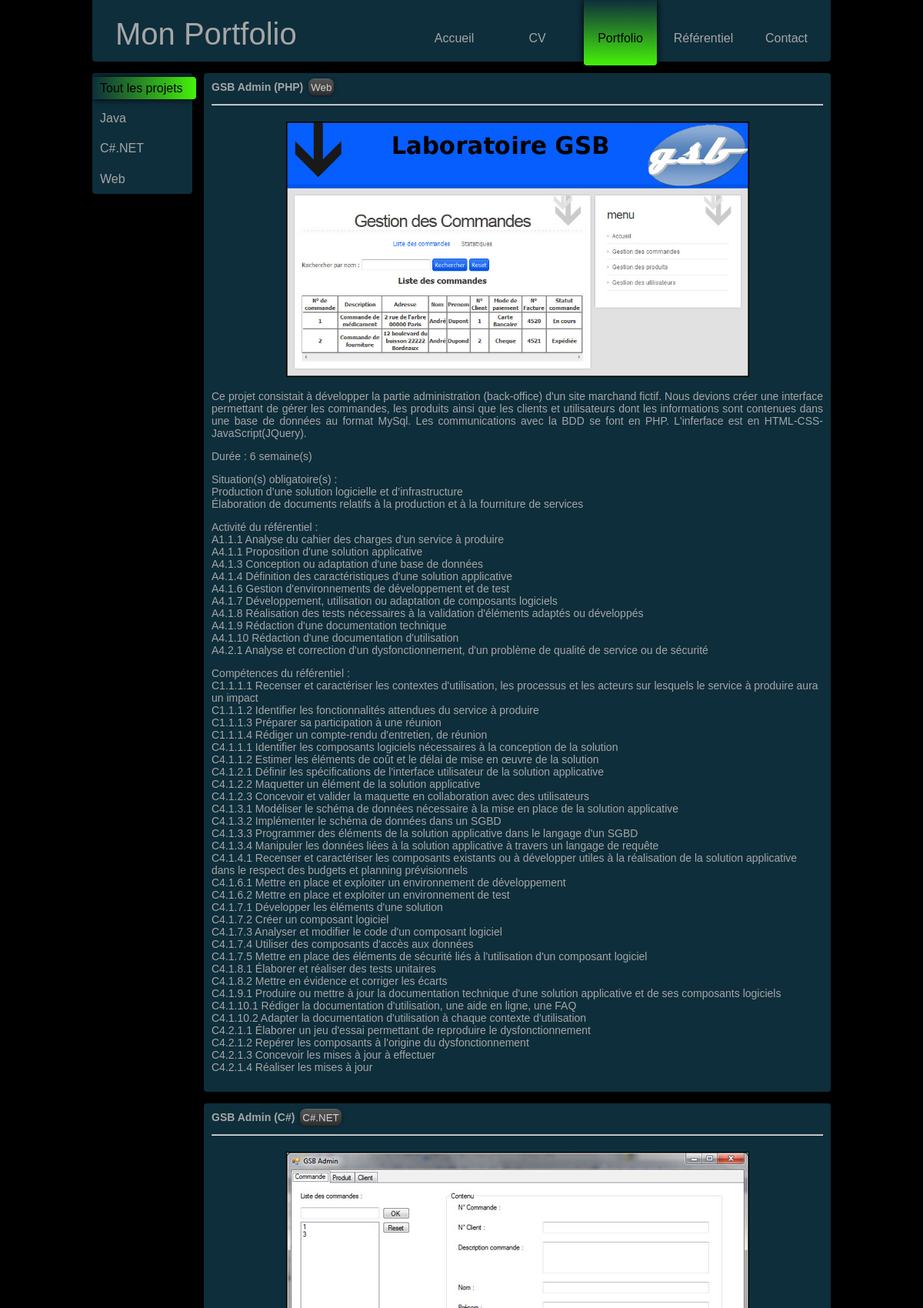
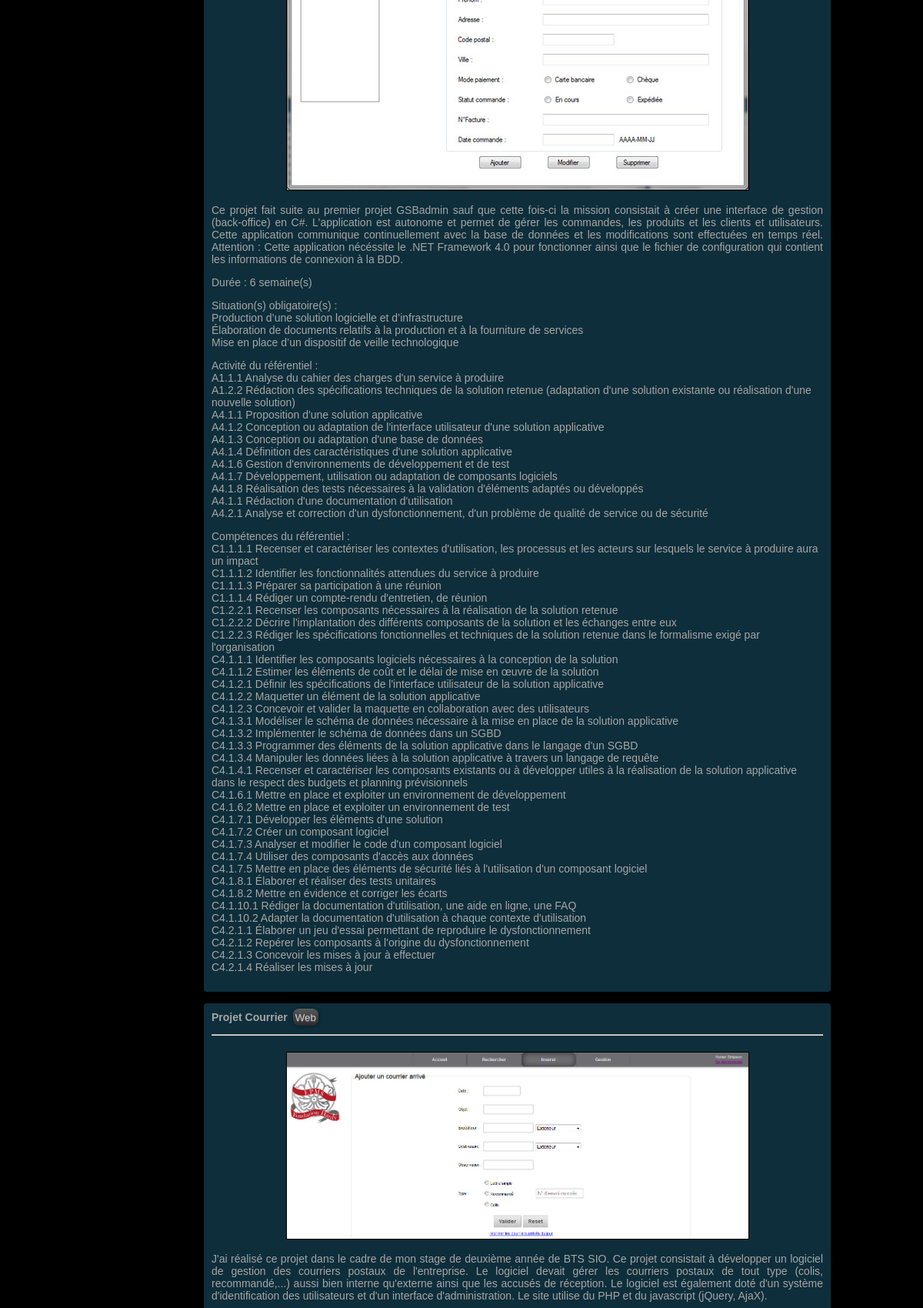
Screenshot of /portfolio.php (upper part) with the database file from the repository (2 pictures, top to bottom).
### tables this page shows
CREATE TABLE IF NOT EXISTS `projet` (
  `id_projet` int(10) NOT NULL AUTO_INCREMENT,
  `nom_projet` varchar(25) NOT NULL,
  `description_projet` text NOT NULL,
  `image_projet` varchar(60) NOT NULL,
  `duree_projet` int(3) NOT NULL,
  `situation_projet` text NOT NULL,
  `activite_projet` text NOT NULL,
  `competences_projet` text NOT NULL,
  PRIMARY KEY (`id_projet`)
);

CREATE TABLE IF NOT EXISTS `categorie` (
  `id_categorie` int(10) NOT NULL AUTO_INCREMENT,
  `nom_categorie` varchar(25) NOT NULL,
  `balise_categorie` varchar(10) NOT NULL,
  PRIMARY KEY (`id_categorie`)
);

### portfolio.php (the view, shortened to what this page needs)
<!doctype html>
<html lang="fr">
<head>
	<link rel="stylesheet" href="css/style.css">
	<link rel="stylesheet" href="css/styleProjet.css">
	<link rel="stylesheet" href="css/lightbox.css">
</head>
<body>
	<div class="container">
		<?php
			include('includes/top_bar.php');
			include('includes/connexion.php');
		?>
		<div class="corps">
			<div class="menu">
				<ul class="tabs">
					<li><a href="#tous">Tout les projets</a></li>
					<li><a href="#java">Java</a></li>
					<li><a href="#csharp">C#.NET</a></li>
					<li><a href="#web">Web</a></li>
				</ul>
			</div>
			<div id="tous">
				<?php
				$reponse = $bdd->query('SELECT id_projet, nom_projet, description_projet, image_projet, duree_projet, situation_projet, activite_projet, competences_projet FROM projet NATURAL JOIN posseder NATURAL JOIN categorie GROUP BY id_projet;');
				while($ligne = $reponse->fetch())
				{
					$reponseCat = $bdd->query('SELECT nom_categorie, balise_categorie FROM categorie NATURAL JOIN posseder WHERE posseder.id_projet = "'.$ligne["id_projet"].'";');
				?>
				<div class="content">
					<div class="projet">
						<p class="nom_projet"><?php echo $ligne['nom_projet']; ?><a href=""></a>
							<?php
							while($ligneCat = $reponseCat->fetch())
							{
								echo '<span class="categorie">';
								echo '<a href="#'.$ligneCat['balise_categorie'].'" onclick="clickCategorie();">'.$ligneCat['nom_categorie'].'</a>';
								echo '</span>';
							}
							?>
						</p>
						<hr>
						<p class="contenu_projet">
							<p align="center">
								<a href="<?php echo $ligne['image_projet']; ?>" rel="lightbox" title="Projet GSB Admin">
									<img src="<?php echo $ligne['image_projet']; ?>" alt="Image projet" width="600px">
								</a>
							</p>
							<p align="justify"><?php echo $ligne['description_projet']; ?></p>
							<p>Durée : <?php echo $ligne['duree_projet']; ?> semaine(s)</p>
							<p>
								Situation(s) obligatoire(s) : <br>
								<?php echo $ligne['situation_projet']; ?>
							</p>
							<p>
								Activité du référentiel : <br>
								<?php echo $ligne['activite_projet']; ?>
							</p>
							<p>
								Compétences du référentiel : <br>
								<?php echo $ligne['competences_projet']; ?>
							</p>
						</p>
					</div>
				</div>
				<?php
				}
				?>
			</div>
		</div>
	</div>
</body>
</html>

### includes/top_bar.php (shortened to what this page needs)
<?php
	$path = $_SERVER['PHP_SELF'];
	$file = basename ($path);
	switch ($file) {
		case 'portfolio.php':
			echo ("<div class=\"top_bar\">
						<p class=\"titre\"><a href=\"index.php\">Mon Portfolio</a></p>
						<ul class=\"menu_top\">
							<li><a href=\"index.php\">Accueil</a></li>
							<li><a href=\"cv.php\" >CV</a></li>
							<li><a href=\"portfolio.php\" class=\"active1\">Portfolio</a></li>
							<li><a href=\"referentiel.php\" >Référentiel</a></li>
							<li><a href=\"contact.php\" >Contact</a></li>
						</ul>
					</div>");
			break;
	}
?>

### css/style.css (style rules this page uses)
body { margin: 0px auto; width: 960px; font-size: 14px; background-color: #000; font-family: Arial, Helvetica, sans-serif; color: #A6A6A6; padding: 0px; height: 100%; }
a { outline: 0; }
.top_bar { background-color: #0E2E3B; margin: 0px 0px 15px 0px; height: 80px; display: block; border-radius: 0px 0px 4px 4px; }
p.titre { display: inline-block; width: 240px; margin: 0px; position: relative; top: 20px; left: 30px; }
.titre a { text-decoration: none; font-size: 40px; font-weight: 400; line-height: 48px; vertical-align: top; color: #A6A6A6; }
ul.menu_top { float: right; display: block; position: relative; right: 10px; margin: 0px; padding: 0px; list-style: none outside none; overflow: hidden; }
ul.menu_top li { padding-left: 13px; float: left; }
ul.menu_top li a { display: block; padding: 40px 0px 26px 0px; width: 95px; text-decoration: none; font-size: 16px; line-height: 1.2em; text-align: center; border-radius: 0px 0px 4px 4px; color: #A6A6A6; overflow: hidden; }
ul.menu_top li a:hover, ul.menu_top li a.active1 { background: -webkit-linear-gradient(top, #0E2E3b, #46f20a); background: -moz-linear-gradient(top, #0E2E3b, #46f20a); background: -o-linear-gradient(top, #0E2E3b, #46f20a); background: -ms-linear-gradient(top, #0E2E3b, #46f20a); background: linear-gradient(top, #0E2E3b, #46f20a); -webkit-box-shadow: 0px 0px 10px #000; box-shadow: 0px 0px 10px #000; color: black; }
.menu { background-color: #0E2E3B; display: inline-block; position: absolute; width: 130px; margin: 0px 15px 10px 0px; border-radius: 4px; }
.tabs { float: left; display: block; position: relative; margin: 0px; padding: 0px; list-style: none outside none; }
.tabs li { padding: 5px 0px 5px 0px; float: bottom; }
.tabs li a { display: block; padding: 5px 5px 5px 10px; width: 120px; text-decoration: none; font-size: 16px; line-height: 1.2em; text-align: left; border-radius: 0px 4px 4px 0px; color: #A6A6A6; }
.tabs li a:hover, .tabs li a.active { background: -webkit-linear-gradient(left, #0E2E3b, #46f20a); background: -moz-linear-gradient(left, #0E2E3b, #46f20a); background: -o-linear-gradient(left, #0E2E3b, #46f20a); background: -ms-linear-gradient(left, #0E2E3b, #46f20a); background: linear-gradient(left, #0E2E3b, #46f20a); -webkit-box-shadow: 0px 0px 10px #000; box-shadow: 0px 0px 10px #000; color: black; }
.content { background-color: #0E2E3B; width: 795px; display: inline-block; margin: 0px 0px 15px 145px; border-radius: 4px; padding: 10px; }
.content a { color: #ccc; }

### css/styleProjet.css (style rules this page uses)
.projet { height: 100%; }
.nom_projet { margin-top: 0px; font-weight: bold; }
.categorie { margin: 0px 0px 0px 3px; }
.categorie a { text-decoration: none; font-family: Arial, sans-serif; font-size: 10pt; font-weight: normal; color: #00000; background: #444; padding: 3px; background: -webkit-linear-gradient( #555, #2C2C2C); background: -moz-linear-gradient( #555, #2C2C2C); background: -o-linear-gradient( #555, #2C2C2C); background: -ms-linear-gradient( #555, #2C2C2C); background: linear-gradient( #555, #2C2C2C); border-radius: 8px; text-shadow: 0px 1px 0px rgba( 255, 255, 255, 0.2); box-shadow: 0 0 5px rgba( 0, 0, 0, 0.5), 0 -1px 0 rgba( 255, 255, 255, 0.4); }
.contenu_projet { margin: 0; overflow: hidden; }
.projet img { border: 1px solid #000; }

### rows the page displays
projet: nom_projet "GSB Admin (PHP)", image_projet (picture), description_projet "Ce projet consistait à développer la partie administration (back-office) d'un site marchand fictif. Nous devions créer une interface permettant de gérer les commandes, les produits ainsi que les clients et utilisateurs dont les informations sont contenues dans une base de données au format MySql. Les communications avec la BDD se font en PHP. L'inferface est en HTML-CSS-JavaScript(JQuery).", duree_projet "6", situation_projet "Production d’une solution logicielle et d’infrastructure Élaboration de documents relatifs à la production et à la fourniture de services", activite_projet "A1.1.1 Analyse du cahier des charges d'un service à produire A4.1.1 Proposition d'une solution applicative A4.1.3 Conception ou adaptation d'une base de données A4.1.4 Définition des caractéristiques d'une solution applicative A4.1.6 Gestion d'environnements de développement et de test A4.1.7 Développement, utilisation ou adaptation de composants logiciels A4.1.8 Réalisation des tests nécessaires à la validation d'éléments adaptés ou développés A4.1.9 Rédaction d'une documentation technique A4.1.10 Rédaction d'une documentation d'utilisation A4.2.1 Analyse et correction d'un dysfonctionnement, d'un problème de qualité de service ou de sécurité", competences_projet "C1.1.1.1 Recenser et caractériser les contextes d'utilisation, les processus et les acteurs sur lesquels le service à produire aura un impact C1.1.1.2 Identifier les fonctionnalités attendues du service à produire C1.1.1.3 Préparer sa participation à une réunion C1.1.1.4 Rédiger un compte-rendu d'entretien, de réunion C4.1.1.1 Identifier les composants logiciels nécessaires à la conception de la solution C4.1.1.2 Estimer les éléments de coût et le délai de mise en œuvre de la solution C4.1.2.1 Définir les spécifications de l'interface utilisateur de la solution applicative C4.1.2.2 Maquetter un élément de la solution applicative C4.1.2.3 Concevoir et valider la maquette en collaboration…"
categorie: nom_categorie "Web"
projet: nom_projet "GSB Admin (C#)", image_projet (picture), description_projet "Ce projet fait suite au premier projet GSBadmin sauf que cette fois-ci la mission consistait à créer une interface de gestion (back-office) en C#. L'application est autonome et permet de gérer les commandes, les produits et les clients et utilisateurs. Cette application communique continuellement avec la base de données et les modifications sont effectuées en temps réel. Attention : Cette application nécéssite le .NET Framework 4.0 pour fonctionner ainsi que le fichier de configuration qui contient les informations de connexion à la BDD.", duree_projet "6", situation_projet "Production d’une solution logicielle et d’infrastructure Élaboration de documents relatifs à la production et à la fourniture de services Mise en place d’un dispositif de veille technologique", activite_projet "A1.1.1 Analyse du cahier des charges d'un service à produire A1.2.2 Rédaction des spécifications techniques de la solution retenue (adaptation d'une solution existante ou réalisation d'une nouvelle solution) A4.1.1 Proposition d'une solution applicative A4.1.2 Conception ou adaptation de l'interface utilisateur d'une solution applicative A4.1.3 Conception ou adaptation d'une base de données A4.1.4 Définition des caractéristiques d'une solution applicative A4.1.6 Gestion d'environnements de développement et de test A4.1.7 Développement, utilisation ou adaptation de composants logiciels A4.1.8 Réalisation des tests nécessaires à la validation d'éléments adaptés ou développés A4.1.1 Rédaction…", competences_projet "C1.1.1.1 Recenser et caractériser les contextes d'utilisation, les processus et les acteurs sur lesquels le service à produire aura un impact C1.1.1.2 Identifier les fonctionnalités attendues du service à produire C1.1.1.3 Préparer sa participation à une réunion C1.1.1.4 Rédiger un compte-rendu d'entretien, de réunion C1.2.2.1 Recenser les composants nécessaires à la réalisation de la solution retenue C1.2.2.2 Décrire l'implantation des différents composants de la solution et les échanges entre eux C1.2.2.3 Rédiger les spécifications fonctionnelles et techniques de la solution retenue dans le formalisme exigé par l'organisation C4.1.1.1 Identifier les composants logiciels nécessaires à la…"
categorie: nom_categorie "C#.NET"
projet: nom_projet "Projet Courrier", image_projet (picture), description_projet "J'ai réalisé ce projet dans le cadre de mon stage de deuxième année de BTS SIO. Ce projet consistait à développer un logiciel de gestion des courriers postaux de l'entreprise. Le logiciel devait gérer les courriers postaux de tout type (colis, recommandé,...) aussi bien interne qu'externe ainsi que les accusés de réception. Le logiciel est également doté d'un système d'identification des utilisateurs et d'un interface d'administration. Le site utilise du PHP et du javascript (jQuery, AjaX)."
